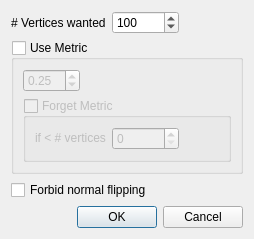
<?xml version="1.0" encoding="UTF-8"?>
<ui version="4.0">
 <class>Settings</class>
 <widget class="QDialog" name="Settings">
  <property name="geometry">
   <rect>
    <x>0</x>
    <y>0</y>
    <width>202</width>
    <height>215</height>
   </rect>
  </property>
  <property name="windowTitle">
   <string>Settings</string>
  </property>
  <layout class="QVBoxLayout" name="verticalLayout">
   <property name="sizeConstraint">
    <enum>QLayout::SetFixedSize</enum>
   </property>
   <item>
    <layout class="QHBoxLayout" name="horizontalLayout">
     <item>
      <widget class="QLabel" name="label">
       <property name="text">
        <string># Vertices wanted</string>
       </property>
      </widget>
     </item>
     <item>
      <widget class="QSpinBox" name="number_vertices">
       <property name="maximum">
        <number>9999999</number>
       </property>
       <property name="value">
        <number>100</number>
       </property>
      </widget>
     </item>
     <item>
      <spacer name="horizontalSpacer">
       <property name="orientation">
        <enum>Qt::Horizontal</enum>
       </property>
       <property name="sizeHint" stdset="0">
        <size>
         <width>40</width>
         <height>20</height>
        </size>
       </property>
      </spacer>
     </item>
    </layout>
   </item>
   <item>
    <widget class="QGroupBox" name="useMetric">
     <property name="title">
      <string>Use Metric</string>
     </property>
     <property name="checkable">
      <bool>true</bool>
     </property>
     <property name="checked">
      <bool>false</bool>
     </property>
     <layout class="QGridLayout" name="gridLayout">
      <item row="1" column="0" colspan="2">
       <widget class="QGroupBox" name="forgetMetric">
        <property name="title">
         <string>Forget Metric</string>
        </property>
        <property name="checkable">
         <bool>true</bool>
        </property>
        <property name="checked">
         <bool>false</bool>
        </property>
        <layout class="QHBoxLayout" name="horizontalLayout_3">
         <item>
          <widget class="QLabel" name="label_2">
           <property name="text">
            <string>if &lt; # vertices</string>
           </property>
          </widget>
         </item>
         <item>
          <widget class="QSpinBox" name="forget_metric_value">
           <property name="maximum">
            <number>9999999</number>
           </property>
          </widget>
         </item>
         <item>
          <spacer name="horizontalSpacer_3">
           <property name="orientation">
            <enum>Qt::Horizontal</enum>
           </property>
           <property name="sizeHint" stdset="0">
            <size>
             <width>40</width>
             <height>20</height>
            </size>
           </property>
          </spacer>
         </item>
        </layout>
       </widget>
      </item>
      <item row="0" column="0">
       <widget class="QDoubleSpinBox" name="metric_value">
        <property name="value">
         <double>0.250000000000000</double>
        </property>
       </widget>
      </item>
      <item row="0" column="1">
       <spacer name="horizontalSpacer_2">
        <property name="orientation">
         <enum>Qt::Horizontal</enum>
        </property>
        <property name="sizeHint" stdset="0">
         <size>
          <width>40</width>
          <height>20</height>
         </size>
        </property>
       </spacer>
      </item>
     </layout>
    </widget>
   </item>
   <item>
    <layout class="QHBoxLayout" name="horizontalLayout_4">
     <item>
      <widget class="QCheckBox" name="normal_flipping">
       <property name="text">
        <string>Forbid normal flipping</string>
       </property>
      </widget>
     </item>
     <item>
      <spacer name="horizontalSpacer_4">
       <property name="orientation">
        <enum>Qt::Horizontal</enum>
       </property>
       <property name="sizeHint" stdset="0">
        <size>
         <width>40</width>
         <height>20</height>
        </size>
       </property>
      </spacer>
     </item>
    </layout>
   </item>
   <item>
    <widget class="QDialogButtonBox" name="buttonBox">
     <property name="orientation">
      <enum>Qt::Horizontal</enum>
     </property>
     <property name="standardButtons">
      <set>QDialogButtonBox::Cancel|QDialogButtonBox::Ok</set>
     </property>
    </widget>
   </item>
  </layout>
 </widget>
 <resources/>
 <connections>
  <connection>
   <sender>buttonBox</sender>
   <signal>accepted()</signal>
   <receiver>Settings</receiver>
   <slot>accept()</slot>
   <hints>
    <hint type="sourcelabel">
     <x>248</x>
     <y>254</y>
    </hint>
    <hint type="destinationlabel">
     <x>157</x>
     <y>274</y>
    </hint>
   </hints>
  </connection>
  <connection>
   <sender>buttonBox</sender>
   <signal>rejected()</signal>
   <receiver>Settings</receiver>
   <slot>reject()</slot>
   <hints>
    <hint type="sourcelabel">
     <x>316</x>
     <y>260</y>
    </hint>
    <hint type="destinationlabel">
     <x>286</x>
     <y>274</y>
    </hint>
   </hints>
  </connection>
 </connections>
</ui>
